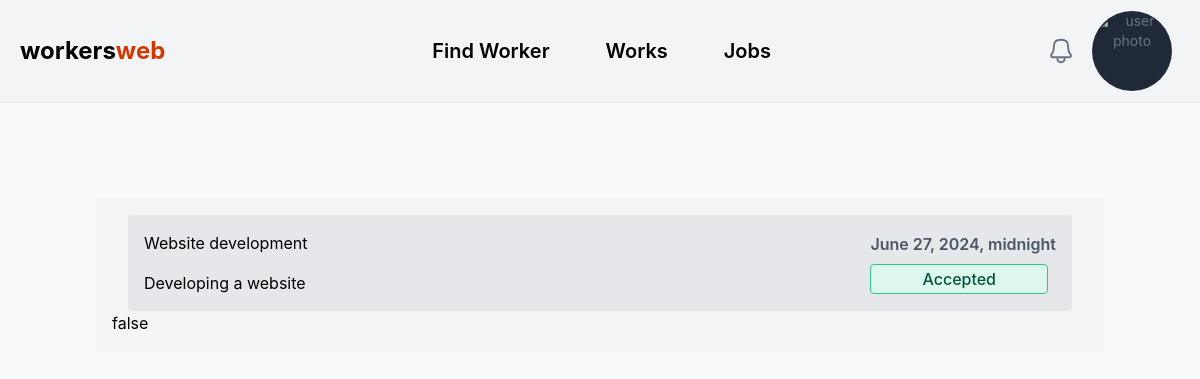
The app's page /work-notifications/ (signed in) with its own data.
### main/models.py (models this page shows)
class WorkRequest(models.Model):
    user = models.ForeignKey(User,on_delete=models.CASCADE)
    worker = models.ForeignKey(Worker,on_delete=models.CASCADE)
    name = models.CharField(max_length=255)
    desc = models.TextField()
    is_accepted = models.BooleanField(default=False)
    created_at = models.DateTimeField(auto_now_add=True)
    date = models.DateTimeField()

### main/views.py (the view)
# urls.py: path('work-notifications/',work_notifications,name="work-notifications"),
def work_notifications(request):
  if not request.user.is_authenticated:
    return redirect(login_user)
  today = date.today()
  print(today)
  work_request = WorkRequest.objects.all()
  return render(request,'work_notification.html',{'work_requests':work_request,"today":today})

### template/work_notification.html (shortened to what this page needs)
{% extends 'layout.html' %}
{% block 'container' %}
<div class="p-24">
  <div class="bg-gray-100 p-4">
    {% for wr in work_requests %}
      {% if wr.worker.user_id == request.user or wr.user == request.user %}
      <div class="flex items-center justify-between p-2 mx-4 bg-gray-200 rounded">
        <div class="flex flex-col space-y-4 p-2 ">
        <p>
          {{ wr.name }}
        </p>
        <p>
          {{ wr.desc }}
        </p>
        </div>
       <div class=" flex flex-col space-y-2 p-2">
         <p class="text-gray-600 font-semibold text-md">
           {{ wr.date }}
         </p>
       {% if wr.is_accepted %}
         <span class="bg-green-100 text-green-800 text-base font-medium me-2 px-1 py-0.5 rounded dark:bg-gray-700 dark:text-green-400 border border-green-400 text-center">Accepted</span>
       {% else %}
        <span class="bg-gray-100 text-gray-800 text-base font-medium me-2 px-1 py-0.5 rounded dark:bg-gray-700 dark:text-gray-400 border border-gray-500 text-center">with held</span>
        {% endif %}
        </div>
      </div>
      {% endif %}
      {%if wr.date|date == today %}
        {{ 'true' }}
      {% else %}
        {{ 'false'}}
      {% endif %}
    {% endfor %}
  </div>
</div>
{% endblock %}

### records on screen
WorkRequest: name "Website development", desc "Developing a website", date "June 27, 2024, midnight", is_accepted "Accepted", value "false"
